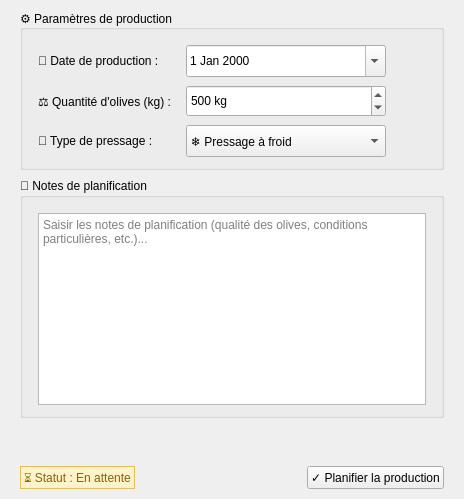
      <widget class="QWidget" name="tabPlanification">
       <attribute name="title">
        <string>📋 Planification</string>
       </attribute>
       <layout class="QVBoxLayout" name="layoutPlanification">
        <property name="spacing">
         <number>8</number>
        </property>
        <property name="leftMargin">
         <number>20</number>
        </property>
        <property name="topMargin">
         <number>10</number>
        </property>
        <property name="rightMargin">
         <number>20</number>
        </property>
        <property name="bottomMargin">
         <number>10</number>
        </property>
        <item>
         <widget class="QGroupBox" name="groupProductionParams">
          <property name="title">
           <string>⚙ Paramètres de production</string>
          </property>
          <layout class="QGridLayout" name="gridProductionParams">
           <property name="leftMargin">
            <number>15</number>
           </property>
           <property name="topMargin">
            <number>15</number>
           </property>
           <property name="rightMargin">
            <number>15</number>
           </property>
           <property name="bottomMargin">
            <number>10</number>
           </property>
           <property name="horizontalSpacing">
            <number>15</number>
           </property>
           <property name="verticalSpacing">
            <number>8</number>
           </property>
           <item row="0" column="0">
            <widget class="QLabel" name="lblDateProduction">
             <property name="text">
              <string>📅 Date de production :</string>
             </property>
            </widget>
           </item>
           <item row="0" column="1">
            <widget class="QDateEdit" name="dateEditProduction">
             <property name="minimumSize">
              <size>
               <width>200</width>
               <height>32</height>
              </size>
             </property>
             <property name="calendarPopup">
              <bool>true</bool>
             </property>
            </widget>
           </item>
           <item row="0" column="2">
            <spacer name="spacerParam1">
             <property name="orientation">
              <enum>Qt::Orientation::Horizontal</enum>
             </property>
             <property name="sizeHint" stdset="0">
              <size>
               <width>40</width>
               <height>20</height>
              </size>
             </property>
            </spacer>
           </item>
           <item row="1" column="0">
            <widget class="QLabel" name="lblOlivesQty">
             <property name="text">
              <string>⚖ Quantité d'olives (kg) :</string>
             </property>
            </widget>
           </item>
           <item row="1" column="1">
            <widget class="QSpinBox" name="spinOlivesKg">
             <property name="minimumSize">
              <size>
               <width>200</width>
               <height>32</height>
              </size>
             </property>
             <property name="suffix">
              <string> kg</string>
             </property>
             <property name="minimum">
              <number>0</number>
             </property>
             <property name="maximum">
              <number>100000</number>
             </property>
             <property name="value">
              <number>500</number>
             </property>
            </widget>
           </item>
           <item row="2" column="0">
            <widget class="QLabel" name="lblPressType">
             <property name="text">
              <string>🔧 Type de pressage :</string>
             </property>
            </widget>
           </item>
           <item row="2" column="1">
            <widget class="QComboBox" name="comboPressType">
             <property name="minimumSize">
              <size>
               <width>200</width>
               <height>32</height>
              </size>
             </property>
             <item>
              <property name="text">
               <string>❄ Pressage à froid</string>
              </property>
             </item>
             <item>
              <property name="text">
               <string>🔥 Pressage à chaud</string>
              </property>
             </item>
            </widget>
           </item>
          </layout>
         </widget>
        </item>
        <item>
         <widget class="QGroupBox" name="groupNotesPlanification">
          <property name="title">
           <string>📝 Notes de planification</string>
          </property>
          <layout class="QVBoxLayout" name="layoutNotes">
           <property name="leftMargin">
            <number>15</number>
           </property>
           <property name="topMargin">
            <number>15</number>
           </property>
           <property name="rightMargin">
            <number>15</number>
           </property>
           <property name="bottomMargin">
            <number>10</number>
           </property>
           <item>
            <widget class="QTextEdit" name="txtNotesPlanification">
             <property name="minimumSize">
              <size>
               <width>0</width>
               <height>60</height>
              </size>
             </property>
             <property name="placeholderText">
              <string>Saisir les notes de planification (qualité des olives, conditions particulières, etc.)...</string>
             </property>
            </widget>
           </item>
          </layout>
         </widget>
        </item>
        <item>
         <spacer name="spacerPlanification">
          <property name="orientation">
           <enum>Qt::Orientation::Vertical</enum>
          </property>
          <property name="sizeHint" stdset="0">
           <size>
            <width>20</width>
            <height>40</height>
           </size>
          </property>
         </spacer>
        </item>
        <item>
         <layout class="QHBoxLayout" name="layoutPlanificationFooter">
          <item>
           <widget class="QLabel" name="lblStatusPlanification">
            <property name="styleSheet">
             <string notr="true">background-color: #fff3cd; color: #856404; border: 1px solid #ffc107;</string>
            </property>
            <property name="text">
             <string>⏳ Statut : En attente</string>
            </property>
           </widget>
          </item>
          <item>
           <spacer name="spacerFooter1">
            <property name="orientation">
             <enum>Qt::Orientation::Horizontal</enum>
            </property>
            <property name="sizeHint" stdset="0">
             <size>
              <width>40</width>
              <height>20</height>
             </size>
            </property>
           </spacer>
          </item>
          <item>
           <widget class="QPushButton" name="btnPlanifier">
            <property name="text">
             <string>✓ Planifier la production</string>
            </property>
           </widget>
          </item>
         </layout>
        </item>
       </layout>
      </widget>
